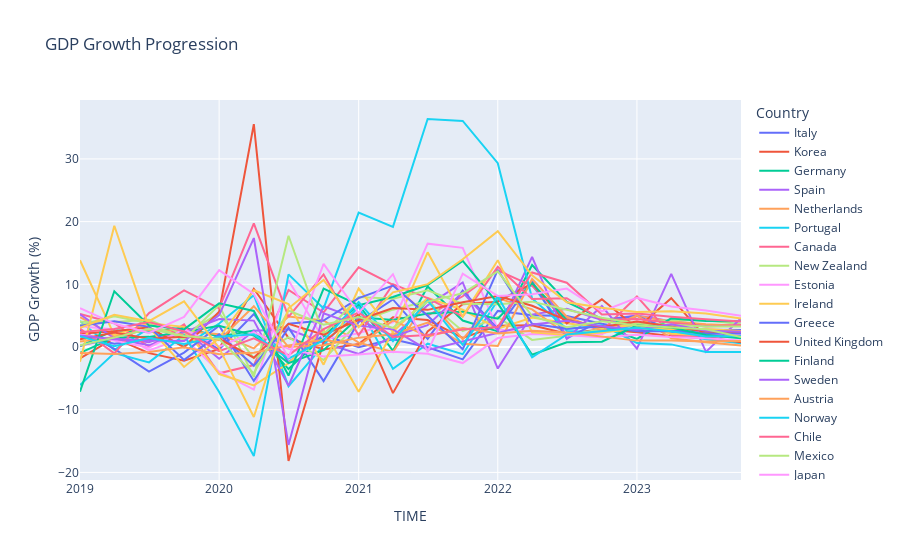

This figure's notebook cell:
### Markdown cell above
Removing empty "Flag Codes" and "Flags" columns and changed "TIME" column to datetime data type. The "TIME" column will be used to show the time progression of GDP growth in each country and understand its impact from COVID-19 pandemic.

### Code cell
px.line(gdp_growth_df, x='TIME', y='Value', color='Country', labels={'Value':'GDP Growth (%)'}, title='GDP Growth Progression')

### Figure 1 — Plotly figure (JSON) as saved in the notebook; plotly's stock layout.template omitted (floating-point values rounded to 4 significant figures)
{"data": [{"hovertemplate": "Country=Italy<br>TIME=%{x}<br>GDP Growth (%)=%{y}<extra></extra>", "legendgroup": "Italy", "line": {"color": "#636efa", "dash": "solid"}, "marker": {"symbol": "circle"}, "mode": "lines", "name": "Italy", "orientation": "v", "showlegend": true, "type": "scatter", "x": ["2019-01-01T00:00:00", "2019-04-01T00:00:00", "2019-07-01T00:00:00", "2019-10-01T00:00:00", "2020-01-01T00:00:00", "2020-04-01T00:00:00", "2020-07-01T00:00:00", "2020-10-01T00:00:00", "2021-01-01T00:00:00", "2021-04-01T00:00:00", "2021-07-01T00:00:00", "2021-10-01T00:00:00", "2022-01-01T00:00:00", "2022-04-01T00:00:00", "2022-07-01T00:00:00", "2022-10-01T00:00:00", "2023-01-01T00:00:00", "2023-04-01T00:00:00", "2023-07-01T00:00:00", "2023-10-01T00:00:00"], "xaxis": "x", "y": [1.715, 0.5074, 1.196, 2.832, -0.3879, 5.271, -2.433, 1.921, -0.03955, 1.236, -0.04561, -1.964, 5.76, 5.055, 4.934, 3.698, 2.688, 2.542, 2.735, 2.734], "yaxis": "y"}, {"hovertemplate": "Country=Korea<br>TIME=%{x}<br>GDP Growth (%)=%{y}<extra></extra>", "legendgroup": "Korea", "line": {"color": "#EF553B", "dash": "solid"}, "marker": {"symbol": "circle"}, "mode": "lines", "name": "Korea", "orientation": "v", "showlegend": true, "type": "scatter", "x": ["2019-01-01T00:00:00", "2019-04-01T00:00:00", "2019-07-01T00:00:00", "2019-10-01T00:00:00", "2020-01-01T00:00:00", "2020-04-01T00:00:00", "2020-07-01T00:00:00", "2020-10-01T00:00:00", "2021-01-01T00:00:00", "2021-04-01T00:00:00", "2021-07-01T00:00:00", "2021-10-01T00:00:00", "2022-01-01T00:00:00", "2022-04-01T00:00:00", "2022-07-01T00:00:00", "2022-10-01T00:00:00", "2023-01-01T00:00:00", "2023-04-01T00:00:00", "2023-07-01T00:00:00", "2023-10-01T00:00:00"], "xaxis": "x", "y": [-1.816, 1.416, -0.9799, -2.175, -0.2899, 9.292, 1.465, -0.4066, 0.467, 4.748, 4.304, 1.461, 3.378, 3.476, 2.12, 2.826, 2.357, 1.771, 1.387, 2.442], "yaxis": "y"}, {"hovertemplate": "Country=Germany<br>TIME=%{x}<br>GDP Growth (%)=%{y}<extra></extra>", "legendgroup": "Germany", "line": {"color": "#00cc96", "dash": "solid"}, "marker": {"symbol": "circle"}, "mode": "lines", "name": "Germany", "orientation": "v", "showlegend": true, "type": "scatter", "x": ["2019-01-01T00:00:00", "2019-04-01T00:00:00", "2019-07-01T00:00:00", "2019-10-01T00:00:00", "2020-01-01T00:00:00", "2020-04-01T00:00:00", "2020-07-01T00:00:00", "2020-10-01T00:00:00", "2021-01-01T00:00:00", "2021-04-01T00:00:00", "2021-07-01T00:00:00", "2021-10-01T00:00:00", "2022-01-01T00:00:00", "2022-04-01T00:00:00", "2022-07-01T00:00:00", "2022-10-01T00:00:00", "2023-01-01T00:00:00", "2023-04-01T00:00:00", "2023-07-01T00:00:00", "2023-10-01T00:00:00"], "xaxis": "x", "y": [0.126, 2.683, 2.375, 3.084, 1.669, 2.624, -3.521, 1.725, 6.741, -0.6038, 9.65, 4.229, 2.494, 13.08, 7.185, 4.488, 3.599, 3.019, 2.553, 2.289], "yaxis": "y"}, {"hovertemplate": "Country=Spain<br>TIME=%{x}<br>GDP Growth (%)=%{y}<extra></extra>", "legendgroup": "Spain", "line": {"color": "#ab63fa", "dash": "solid"}, "marker": {"symbol": "circle"}, "mode": "lines", "name": "Spain", "orientation": "v", "showlegend": true, "type": "scatter", "x": ["2019-01-01T00:00:00", "2019-04-01T00:00:00", "2019-07-01T00:00:00", "2019-10-01T00:00:00", "2020-01-01T00:00:00", "2020-04-01T00:00:00", "2020-07-01T00:00:00", "2020-10-01T00:00:00", "2021-01-01T00:00:00", "2021-04-01T00:00:00", "2021-07-01T00:00:00", "2021-10-01T00:00:00", "2022-01-01T00:00:00", "2022-04-01T00:00:00", "2022-07-01T00:00:00", "2022-10-01T00:00:00", "2023-01-01T00:00:00", "2023-04-01T00:00:00", "2023-07-01T00:00:00", "2023-10-01T00:00:00"], "xaxis": "x", "y": [0.2093, 1.45, 0.7598, 2.768, -1.87, 2.608, 2.836, 0.6742, -1.108, 1.7, 6.645, 10.3, -3.43, 5.176, 6.083, 4.317, 5.009, 4.109, 3.529, 3.351], "yaxis": "y"}, {"hovertemplate": "Country=Netherlands<br>TIME=%{x}<br>GDP Growth (%)=%{y}<extra></extra>", "legendgroup": "Netherlands", "line": {"color": "#FFA15A", "dash": "solid"}, "marker": {"symbol": "circle"}, "mode": "lines", "name": "Netherlands", "orientation": "v", "showlegend": true, "type": "scatter", "x": ["2019-01-01T00:00:00", "2019-04-01T00:00:00", "2019-07-01T00:00:00", "2019-10-01T00:00:00", "2020-01-01T00:00:00", "2020-04-01T00:00:00", "2020-07-01T00:00:00", "2020-10-01T00:00:00", "2021-01-01T00:00:00", "2021-04-01T00:00:00", "2021-07-01T00:00:00", "2021-10-01T00:00:00", "2022-01-01T00:00:00", "2022-04-01T00:00:00", "2022-07-01T00:00:00", "2022-10-01T00:00:00", "2023-01-01T00:00:00", "2023-04-01T00:00:00", "2023-07-01T00:00:00", "2023-10-01T00:00:00"], "xaxis": "x", "y": [4.766, 1.818, 2.77, 2.567, 2.039, -0.2141, 4.856, 4.237, 0.704, -0.8028, 7.585, 1.243, 7.792, 5.998, 2.037, 2.134, 4.929, 4.054, 3.644, 3.383], "yaxis": "y"}, {"hovertemplate": "Country=Portugal<br>TIME=%{x}<br>GDP Growth (%)=%{y}<extra></extra>", "legendgroup": "Portugal", "line": {"color": "#19d3f3", "dash": "solid"}, "marker": {"symbol": "circle"}, "mode": "lines", "name": "Portugal", "orientation": "v", "showlegend": true, "type": "scatter", "x": ["2019-01-01T00:00:00", "2019-04-01T00:00:00", "2019-07-01T00:00:00", "2019-10-01T00:00:00", "2020-01-01T00:00:00", "2020-04-01T00:00:00", "2020-07-01T00:00:00", "2020-10-01T00:00:00", "2021-01-01T00:00:00", "2021-04-01T00:00:00", "2021-07-01T00:00:00", "2021-10-01T00:00:00", "2022-01-01T00:00:00", "2022-04-01T00:00:00", "2022-07-01T00:00:00", "2022-10-01T00:00:00", "2023-01-01T00:00:00", "2023-04-01T00:00:00", "2023-07-01T00:00:00", "2023-10-01T00:00:00"], "xaxis": "x", "y": [4.147, -0.4573, 2.974, 0.06239, 3.742, 8.272, -6.252, 0.3136, 6.456, -3.489, 0.5306, -1.141, 7.47, 9.889, 2.54, 2.295, 3.677, 2.273, 1.251, 0.5808], "yaxis": "y"}, {"hovertemplate": "Country=Canada<br>TIME=%{x}<br>GDP Growth (%)=%{y}<extra></extra>", "legendgroup": "Canada", "line": {"color": "#FF6692", "dash": "solid"}, "marker": {"symbol": "circle"}, "mode": "lines", "name": "Canada", "orientation": "v", "showlegend": true, "type": "scatter", "x": ["2019-01-01T00:00:00", "2019-04-01T00:00:00", "2019-07-01T00:00:00", "2019-10-01T00:00:00", "2020-01-01T00:00:00", "2020-04-01T00:00:00", "2020-07-01T00:00:00", "2020-10-01T00:00:00", "2021-01-01T00:00:00", "2021-04-01T00:00:00", "2021-07-01T00:00:00", "2021-10-01T00:00:00", "2022-01-01T00:00:00", "2022-04-01T00:00:00", "2022-07-01T00:00:00", "2022-10-01T00:00:00", "2023-01-01T00:00:00", "2023-04-01T00:00:00", "2023-07-01T00:00:00", "2023-10-01T00:00:00"], "xaxis": "x", "y": [5.285, 3.789, 0.01684, 3.616, -4.188, -2.882, 9.099, 5.509, 12.7, 9.916, 5.003, 8.095, 12.23, 9.776, 4.577, 2.566, 8.065, 1.914, 1.652, 1.624], "yaxis": "y"}, {"hovertemplate": "Country=New Zealand<br>TIME=%{x}<br>GDP Growth (%)=%{y}<extra></extra>", "legendgroup": "New Zealand", "line": {"color": "#B6E880", "dash": "solid"}, "marker": {"symbol": "circle"}, "mode": "lines", "name": "New Zealand", "orientation": "v", "showlegend": true, "type": "scatter", "x": ["2019-01-01T00:00:00", "2019-04-01T00:00:00", "2019-07-01T00:00:00", "2019-10-01T00:00:00", "2020-01-01T00:00:00", "2020-04-01T00:00:00", "2020-07-01T00:00:00", "2020-10-01T00:00:00", "2021-01-01T00:00:00", "2021-04-01T00:00:00", "2021-07-01T00:00:00", "2021-10-01T00:00:00", "2022-01-01T00:00:00", "2022-04-01T00:00:00", "2022-07-01T00:00:00", "2022-10-01T00:00:00", "2023-01-01T00:00:00", "2023-04-01T00:00:00", "2023-07-01T00:00:00", "2023-10-01T00:00:00"], "xaxis": "x", "y": [4.011, 3.993, 4.353, 1.993, 5.375, -1.786, 1.564, -2.078, 4.034, 5.955, 7.318, 2.529, 4.749, 1.138, 1.792, 2.887, 3.938, 4.268, 4.277, 3.625], "yaxis": "y"}, {"hovertemplate": "Country=Estonia<br>TIME=%{x}<br>GDP Growth (%)=%{y}<extra></extra>", "legendgroup": "Estonia", "line": {"color": "#FF97FF", "dash": "solid"}, "marker": {"symbol": "circle"}, "mode": "lines", "name": "Estonia", "orientation": "v", "showlegend": true, "type": "scatter", "x": ["2019-01-01T00:00:00", "2019-04-01T00:00:00", "2019-07-01T00:00:00", "2019-10-01T00:00:00", "2020-01-01T00:00:00", "2020-04-01T00:00:00", "2020-07-01T00:00:00", "2020-10-01T00:00:00", "2021-01-01T00:00:00", "2021-04-01T00:00:00", "2021-07-01T00:00:00", "2021-10-01T00:00:00", "2022-01-01T00:00:00", "2022-04-01T00:00:00", "2022-07-01T00:00:00", "2022-10-01T00:00:00", "2023-01-01T00:00:00", "2023-04-01T00:00:00", "2023-07-01T00:00:00", "2023-10-01T00:00:00"], "xaxis": "x", "y": [3.32, 2.802, -0.5444, 1.461, -3.945, -6.789, 10.65, 1.214, 2.195, 3.963, 16.48, 15.82, 2.768, 2.389, 2.081, 2.072, 4.099, 3.059, 1.976, 1.985], "yaxis": "y"}, {"hovertemplate": "Country=Ireland<br>TIME=%{x}<br>GDP Growth (%)=%{y}<extra></extra>", "legendgroup": "Ireland", "line": {"color": "#FECB52", "dash": "solid"}, "marker": {"symbol": "circle"}, "mode": "lines", "name": "Ireland", "orientation": "v", "showlegend": true, "type": "scatter", "x": ["2019-01-01T00:00:00", "2019-04-01T00:00:00", "2019-07-01T00:00:00", "2019-10-01T00:00:00", "2020-01-01T00:00:00", "2020-04-01T00:00:00", "2020-07-01T00:00:00", "2020-10-01T00:00:00", "2021-01-01T00:00:00", "2021-04-01T00:00:00", "2021-07-01T00:00:00", "2021-10-01T00:00:00", "2022-01-01T00:00:00", "2022-04-01T00:00:00", "2022-07-01T00:00:00", "2022-10-01T00:00:00", "2023-01-01T00:00:00", "2023-04-01T00:00:00", "2023-07-01T00:00:00", "2023-10-01T00:00:00"], "xaxis": "x", "y": [13.84, 1.867, 3.777, 3.214, -4.308, -6.115, -2.59, 2.743, -7.146, 2.41, 7.826, 5.939, 2.934, 4.689, 3.8, 3.09, 3.522, 2.133, 1.881, 1.504], "yaxis": "y"}, {"hovertemplate": "Country=Greece<br>TIME=%{x}<br>GDP Growth (%)=%{y}<extra></extra>", "legendgroup": "Greece", "line": {"color": "#636efa", "dash": "solid"}, "marker": {"symbol": "circle"}, "mode": "lines", "name": "Greece", "orientation": "v", "showlegend": true, "type": "scatter", "x": ["2019-01-01T00:00:00", "2019-04-01T00:00:00", "2019-07-01T00:00:00", "2019-10-01T00:00:00", "2020-01-01T00:00:00", "2020-04-01T00:00:00", "2020-07-01T00:00:00", "2020-10-01T00:00:00", "2021-01-01T00:00:00", "2021-04-01T00:00:00", "2021-07-01T00:00:00", "2021-10-01T00:00:00", "2022-01-01T00:00:00", "2022-04-01T00:00:00", "2022-07-01T00:00:00", "2022-10-01T00:00:00", "2023-01-01T00:00:00", "2023-04-01T00:00:00", "2023-07-01T00:00:00", "2023-10-01T00:00:00"], "xaxis": "x", "y": [2.717, -0.2953, -3.931, -0.8914, 3.411, -5.408, 3.081, -5.423, 4.024, 7.588, 1.311, 8.996, 2.883, 10.53, 1.37, 4.287, 4.961, 2.727, 2.189, 2.2], "yaxis": "y"}, {"hovertemplate": "Country=United Kingdom<br>TIME=%{x}<br>GDP Growth (%)=%{y}<extra></extra>", "legendgroup": "United Kingdom", "line": {"color": "#EF553B", "dash": "solid"}, "marker": {"symbol": "circle"}, "mode": "lines", "name": "United Kingdom", "orientation": "v", "showlegend": true, "type": "scatter", "x": ["2019-01-01T00:00:00", "2019-04-01T00:00:00", "2019-07-01T00:00:00", "2019-10-01T00:00:00", "2020-01-01T00:00:00", "2020-04-01T00:00:00", "2020-07-01T00:00:00", "2020-10-01T00:00:00", "2021-01-01T00:00:00", "2021-04-01T00:00:00", "2021-07-01T00:00:00", "2021-10-01T00:00:00", "2022-01-01T00:00:00", "2022-04-01T00:00:00", "2022-07-01T00:00:00", "2022-10-01T00:00:00", "2023-01-01T00:00:00", "2023-04-01T00:00:00", "2023-07-01T00:00:00", "2023-10-01T00:00:00"], "xaxis": "x", "y": [2.126, 2.523, 3.147, -0.04619, 5.626, 35.55, -18.18, 0.7915, 5.255, -7.355, 2.499, 6.821, 7.234, 10.14, 3.778, 7.606, 2.982, 7.796, 1.551, 0.7675], "yaxis": "y"}, {"hovertemplate": "Country=Finland<br>TIME=%{x}<br>GDP Growth (%)=%{y}<extra></extra>", "legendgroup": "Finland", "line": {"color": "#00cc96", "dash": "solid"}, "marker": {"symbol": "circle"}, "mode": "lines", "name": "Finland", "orientation": "v", "showlegend": true, "type": "scatter", "x": ["2019-01-01T00:00:00", "2019-04-01T00:00:00", "2019-07-01T00:00:00", "2019-10-01T00:00:00", "2020-01-01T00:00:00", "2020-04-01T00:00:00", "2020-07-01T00:00:00", "2020-10-01T00:00:00", "2021-01-01T00:00:00", "2021-04-01T00:00:00", "2021-07-01T00:00:00", "2021-10-01T00:00:00", "2022-01-01T00:00:00", "2022-04-01T00:00:00", "2022-07-01T00:00:00", "2022-10-01T00:00:00", "2023-01-01T00:00:00", "2023-04-01T00:00:00", "2023-07-01T00:00:00", "2023-10-01T00:00:00"], "xaxis": "x", "y": [-0.9275, 1.491, 1.618, 2.415, 3.38, 1.845, -2.578, -0.5102, 4.758, 4.299, 5.36, 5.643, 4.53, 10.19, 4.279, 3.296, 1.303, 4.568, 4.141, 4.126], "yaxis": "y"}, {"hovertemplate": "Country=Sweden<br>TIME=%{x}<br>GDP Growth (%)=%{y}<extra></extra>", "legendgroup": "Sweden", "line": {"color": "#ab63fa", "dash": "solid"}, "marker": {"symbol": "circle"}, "mode": "lines", "name": "Sweden", "orientation": "v", "showlegend": true, "type": "scatter", "x": ["2019-01-01T00:00:00", "2019-04-01T00:00:00", "2019-07-01T00:00:00", "2019-10-01T00:00:00", "2020-01-01T00:00:00", "2020-04-01T00:00:00", "2020-07-01T00:00:00", "2020-10-01T00:00:00", "2021-01-01T00:00:00", "2021-04-01T00:00:00", "2021-07-01T00:00:00", "2021-10-01T00:00:00", "2022-01-01T00:00:00", "2022-04-01T00:00:00", "2022-07-01T00:00:00", "2022-10-01T00:00:00", "2023-01-01T00:00:00", "2023-04-01T00:00:00", "2023-07-01T00:00:00", "2023-10-01T00:00:00"], "xaxis": "x", "y": [5.215, 1.387, 0.2688, 2.359, 4.478, 4.21, -6.174, 6.496, 4.405, 1.703, 3.48, 8.718, 2.636, 14.39, 1.324, 6.529, -0.2709, 11.66, -0.7768, 4.578], "yaxis": "y"}, {"hovertemplate": "Country=Austria<br>TIME=%{x}<br>GDP Growth (%)=%{y}<extra></extra>", "legendgroup": "Austria", "line": {"color": "#FFA15A", "dash": "solid"}, "marker": {"symbol": "circle"}, "mode": "lines", "name": "Austria", "orientation": "v", "showlegend": true, "type": "scatter", "x": ["2019-01-01T00:00:00", "2019-04-01T00:00:00", "2019-07-01T00:00:00", "2019-10-01T00:00:00", "2020-01-01T00:00:00", "2020-04-01T00:00:00", "2020-07-01T00:00:00", "2020-10-01T00:00:00", "2021-01-01T00:00:00", "2021-04-01T00:00:00", "2021-07-01T00:00:00", "2021-10-01T00:00:00", "2022-01-01T00:00:00", "2022-04-01T00:00:00", "2022-07-01T00:00:00", "2022-10-01T00:00:00", "2023-01-01T00:00:00", "2023-04-01T00:00:00", "2023-07-01T00:00:00", "2023-10-01T00:00:00"], "xaxis": "x", "y": [0.8906, 1.55, 2.878, 1.914, 1.091, 6.514, -0.01112, 0.2708, 1.496, 2.026, 3.89, 0.5028, 0.1604, 10.84, 4.839, 2.621, 5.059, 1.401, 0.7653, 0.2608], "yaxis": "y"}, {"hovertemplate": "Country=Norway<br>TIME=%{x}<br>GDP Growth (%)=%{y}<extra></extra>", "legendgroup": "Norway", "line": {"color": "#19d3f3", "dash": "solid"}, "marker": {"symbol": "circle"}, "mode": "lines", "name": "Norway", "orientation": "v", "showlegend": true, "type": "scatter", "x": ["2019-01-01T00:00:00", "2019-04-01T00:00:00", "2019-07-01T00:00:00", "2019-10-01T00:00:00", "2020-01-01T00:00:00", "2020-04-01T00:00:00", "2020-07-01T00:00:00", "2020-10-01T00:00:00", "2021-01-01T00:00:00", "2021-04-01T00:00:00", "2021-07-01T00:00:00", "2021-10-01T00:00:00", "2022-01-01T00:00:00", "2022-04-01T00:00:00", "2022-07-01T00:00:00", "2022-10-01T00:00:00", "2023-01-01T00:00:00", "2023-04-01T00:00:00", "2023-07-01T00:00:00", "2023-10-01T00:00:00"], "xaxis": "x", "y": [-6.066, -0.9531, -2.452, 1.878, -7.182, -17.39, 11.59, 6.162, 21.44, 19.16, 36.37, 36.05, 29.32, 7.726, 2.887, 3.483, 0.6266, 0.42, -0.788, -0.8071], "yaxis": "y"}, {"hovertemplate": "Country=Chile<br>TIME=%{x}<br>GDP Growth (%)=%{y}<extra></extra>", "legendgroup": "Chile", "line": {"color": "#FF6692", "dash": "solid"}, "marker": {"symbol": "circle"}, "mode": "lines", "name": "Chile", "orientation": "v", "showlegend": true, "type": "scatter", "x": ["2019-01-01T00:00:00", "2019-04-01T00:00:00", "2019-07-01T00:00:00", "2019-10-01T00:00:00", "2020-01-01T00:00:00", "2020-04-01T00:00:00", "2020-07-01T00:00:00", "2020-10-01T00:00:00", "2021-01-01T00:00:00", "2021-04-01T00:00:00", "2021-07-01T00:00:00", "2021-10-01T00:00:00", "2022-01-01T00:00:00", "2022-04-01T00:00:00", "2022-07-01T00:00:00", "2022-10-01T00:00:00", "2023-01-01T00:00:00", "2023-04-01T00:00:00", "2023-07-01T00:00:00", "2023-10-01T00:00:00"], "xaxis": "x", "y": [2.933, -1.017, 5.417, 9.031, 6.15, 19.73, 4.796, 11.58, 1.853, 10.03, 7.801, 4.882, 12.79, 7.646, 7.778, 4.343, 4.481, 3.933, 3.283, 3.522], "yaxis": "y"}, {"hovertemplate": "Country=Mexico<br>TIME=%{x}<br>GDP Growth (%)=%{y}<extra></extra>", "legendgroup": "Mexico", "line": {"color": "#B6E880", "dash": "solid"}, "marker": {"symbol": "circle"}, "mode": "lines", "name": "Mexico", "orientation": "v", "showlegend": true, "type": "scatter", "x": ["2019-01-01T00:00:00", "2019-04-01T00:00:00", "2019-07-01T00:00:00", "2019-10-01T00:00:00", "2020-01-01T00:00:00", "2020-04-01T00:00:00", "2020-07-01T00:00:00", "2020-10-01T00:00:00", "2021-01-01T00:00:00", "2021-04-01T00:00:00", "2021-07-01T00:00:00", "2021-10-01T00:00:00", "2022-01-01T00:00:00", "2022-04-01T00:00:00", "2022-07-01T00:00:00", "2022-10-01T00:00:00", "2023-01-01T00:00:00", "2023-04-01T00:00:00", "2023-07-01T00:00:00", "2023-10-01T00:00:00"], "xaxis": "x", "y": [3.5, 4.916, 3.794, 1.205, 6.679, -4.799, 17.75, 2.011, 7.966, 7.685, 9.045, 6.92, 6.841, 7.236, 5.958, 4.665, 3.713, 3.561, 3.275, 3.286], "yaxis": "y"}, {"hovertemplate": "Country=Japan<br>TIME=%{x}<br>GDP Growth (%)=%{y}<extra></extra>", "legendgroup": "Japan", "line": {"color": "#FF97FF", "dash": "solid"}, "marker": {"symbol": "circle"}, "mode": "lines", "name": "Japan", "orientation": "v", "showlegend": true, "type": "scatter", "x": ["2019-01-01T00:00:00", "2019-04-01T00:00:00", "2019-07-01T00:00:00", "2019-10-01T00:00:00", "2020-01-01T00:00:00", "2020-04-01T00:00:00", "2020-07-01T00:00:00", "2020-10-01T00:00:00", "2021-01-01T00:00:00", "2021-04-01T00:00:00", "2021-07-01T00:00:00", "2021-10-01T00:00:00", "2022-01-01T00:00:00", "2022-04-01T00:00:00", "2022-07-01T00:00:00", "2022-10-01T00:00:00", "2023-01-01T00:00:00", "2023-04-01T00:00:00", "2023-07-01T00:00:00", "2023-10-01T00:00:00"], "xaxis": "x", "y": [2.0, 1.049, -0.0986, 2.864, 0.05395, 2.363, -0.2963, -1.527, -1.184, -0.7472, -1.063, -2.559, 1.425, 2.09, 1.887, 1.577, 1.958, 1.596, 1.38, 1.041], "yaxis": "y"}, {"hovertemplate": "Country=Iceland<br>TIME=%{x}<br>GDP Growth (%)=%{y}<extra></extra>", "legendgroup": "Iceland", "line": {"color": "#FECB52", "dash": "solid"}, "marker": {"symbol": "circle"}, "mode": "lines", "name": "Iceland", "orientation": "v", "showlegend": true, "type": "scatter", "x": ["2019-01-01T00:00:00", "2019-04-01T00:00:00", "2019-07-01T00:00:00", "2019-10-01T00:00:00", "2020-01-01T00:00:00", "2020-04-01T00:00:00", "2020-07-01T00:00:00", "2020-10-01T00:00:00", "2021-01-01T00:00:00", "2021-04-01T00:00:00", "2021-07-01T00:00:00", "2021-10-01T00:00:00", "2022-01-01T00:00:00", "2022-04-01T00:00:00", "2022-07-01T00:00:00", "2022-10-01T00:00:00", "2023-01-01T00:00:00", "2023-04-01T00:00:00", "2023-07-01T00:00:00", "2023-10-01T00:00:00"], "xaxis": "x", "y": [-2.333, 19.35, 3.173, -3.184, 1.425, 9.056, 6.867, -2.82, 9.33, 2.393, 15.11, 4.882, 13.85, 2.335, 1.917, 2.306, 2.897, 2.825, 2.868, 2.554], "yaxis": "y"}, {"hovertemplate": "Country=Australia<br>TIME=%{x}<br>GDP Growth (%)=%{y}<extra></extra>", "legendgroup": "Australia", "line": {"color": "#636efa", "dash": "solid"}, "marker": {"symbol": "circle"}, "mode": "lines", "name": "Australia", "orientation": "v", "showlegend": true, "type": "scatter", "x": ["2019-01-01T00:00:00", "2019-04-01T00:00:00", "2019-07-01T00:00:00", "2019-10-01T00:00:00", "2020-01-01T00:00:00", "2020-04-01T00:00:00", "2020-07-01T00:00:00", "2020-10-01T00:00:00", "2021-01-01T00:00:00", "2021-04-01T00:00:00", "2021-07-01T00:00:00", "2021-10-01T00:00:00", "2022-01-01T00:00:00", "2022-04-01T00:00:00", "2022-07-01T00:00:00", "2022-10-01T00:00:00", "2023-01-01T00:00:00", "2023-04-01T00:00:00", "2023-07-01T00:00:00", "2023-10-01T00:00:00"], "xaxis": "x", "y": [3.378, 4.099, 3.216, -2.05, 2.023, -2.98, 3.719, 4.214, 7.792, 9.798, 4.987, -0.365, 12.29, 3.707, 2.917, 3.284, 2.505, 2.505, 2.102, 2.197], "yaxis": "y"}, {"hovertemplate": "Country=United States<br>TIME=%{x}<br>GDP Growth (%)=%{y}<extra></extra>", "legendgroup": "United States", "line": {"color": "#EF553B", "dash": "solid"}, "marker": {"symbol": "circle"}, "mode": "lines", "name": "United States", "orientation": "v", "showlegend": true, "type": "scatter", "x": ["2019-01-01T00:00:00", "2019-04-01T00:00:00", "2019-07-01T00:00:00", "2019-10-01T00:00:00", "2020-01-01T00:00:00", "2020-04-01T00:00:00", "2020-07-01T00:00:00", "2020-10-01T00:00:00", "2021-01-01T00:00:00", "2021-04-01T00:00:00", "2021-07-01T00:00:00", "2021-10-01T00:00:00", "2022-01-01T00:00:00", "2022-04-01T00:00:00", "2022-07-01T00:00:00", "2022-10-01T00:00:00", "2023-01-01T00:00:00", "2023-04-01T00:00:00", "2023-07-01T00:00:00", "2023-10-01T00:00:00"], "xaxis": "x", "y": [1.225, 2.309, 1.309, 1.65, 1.309, -1.708, 3.699, 1.947, 4.308, 6.232, 5.926, 7.143, 8.143, 6.586, 4.252, 3.189, 4.078, 3.281, 2.477, 2.425], "yaxis": "y"}, {"hovertemplate": "Country=Luxembourg<br>TIME=%{x}<br>GDP Growth (%)=%{y}<extra></extra>", "legendgroup": "Luxembourg", "line": {"color": "#00cc96", "dash": "solid"}, "marker": {"symbol": "circle"}, "mode": "lines", "name": "Luxembourg", "orientation": "v", "showlegend": true, "type": "scatter", "x": ["2019-01-01T00:00:00", "2019-04-01T00:00:00", "2019-07-01T00:00:00", "2019-10-01T00:00:00", "2020-01-01T00:00:00", "2020-04-01T00:00:00", "2020-07-01T00:00:00", "2020-10-01T00:00:00", "2021-01-01T00:00:00", "2021-04-01T00:00:00", "2021-07-01T00:00:00", "2021-10-01T00:00:00", "2022-01-01T00:00:00", "2022-04-01T00:00:00", "2022-07-01T00:00:00", "2022-10-01T00:00:00", "2023-01-01T00:00:00", "2023-04-01T00:00:00", "2023-07-01T00:00:00", "2023-10-01T00:00:00"], "xaxis": "x", "y": [-7.124, 8.886, 3.438, 2.808, 6.96, 5.759, -4.556, 9.309, 6.672, 7.985, 9.886, 13.73, 6.964, -1.238, 0.7624, 0.8374, 3.42, 3.123, 1.901, 1.416], "yaxis": "y"}, {"hovertemplate": "Country=France<br>TIME=%{x}<br>GDP Growth (%)=%{y}<extra></extra>", "legendgroup": "France", "line": {"color": "#ab63fa", "dash": "solid"}, "marker": {"symbol": "circle"}, "mode": "lines", "name": "France", "orientation": "v", "showlegend": true, "type": "scatter", "x": ["2019-01-01T00:00:00", "2019-04-01T00:00:00", "2019-07-01T00:00:00", "2019-10-01T00:00:00", "2020-01-01T00:00:00", "2020-04-01T00:00:00", "2020-07-01T00:00:00", "2020-10-01T00:00:00", "2021-01-01T00:00:00", "2021-04-01T00:00:00", "2021-07-01T00:00:00", "2021-10-01T00:00:00", "2022-01-01T00:00:00", "2022-04-01T00:00:00", "2022-07-01T00:00:00", "2022-10-01T00:00:00", "2023-01-01T00:00:00", "2023-04-01T00:00:00", "2023-07-01T00:00:00", "2023-10-01T00:00:00"], "xaxis": "x", "y": [1.826, 1.258, 1.056, 0.9605, 5.094, 17.38, -15.62, 5.387, 3.412, 2.818, -0.4603, 0.9122, 2.248, 3.587, 4.177, 3.303, 2.76, 3.645, 2.586, 2.419], "yaxis": "y"}, {"hovertemplate": "Country=Switzerland<br>TIME=%{x}<br>GDP Growth (%)=%{y}<extra></extra>", "legendgroup": "Switzerland", "line": {"color": "#FFA15A", "dash": "solid"}, "marker": {"symbol": "circle"}, "mode": "lines", "name": "Switzerland", "orientation": "v", "showlegend": true, "type": "scatter", "x": ["2019-01-01T00:00:00", "2019-04-01T00:00:00", "2019-07-01T00:00:00", "2019-10-01T00:00:00", "2020-01-01T00:00:00", "2020-04-01T00:00:00", "2020-07-01T00:00:00", "2020-10-01T00:00:00", "2021-01-01T00:00:00", "2021-04-01T00:00:00", "2021-07-01T00:00:00", "2021-10-01T00:00:00", "2022-01-01T00:00:00", "2022-04-01T00:00:00", "2022-07-01T00:00:00", "2022-10-01T00:00:00", "2023-01-01T00:00:00", "2023-04-01T00:00:00", "2023-07-01T00:00:00", "2023-10-01T00:00:00"], "xaxis": "x", "y": [-0.9436, -1.098, -0.803, -0.05034, -1.147, -0.9308, 0.2353, 1.164, 0.2117, 4.254, 1.67, 3.02, 2.167, 2.607, 2.319, 1.623, 1.021, 1.021, 0.8976, 0.9725], "yaxis": "y"}, {"hovertemplate": "Country=Israel<br>TIME=%{x}<br>GDP Growth (%)=%{y}<extra></extra>", "legendgroup": "Israel", "line": {"color": "#19d3f3", "dash": "solid"}, "marker": {"symbol": "circle"}, "mode": "lines", "name": "Israel", "orientation": "v", "showlegend": true, "type": "scatter", "x": ["2019-01-01T00:00:00", "2019-04-01T00:00:00", "2019-07-01T00:00:00", "2019-10-01T00:00:00", "2020-01-01T00:00:00", "2020-04-01T00:00:00", "2020-07-01T00:00:00", "2020-10-01T00:00:00", "2021-01-01T00:00:00", "2021-04-01T00:00:00", "2021-07-01T00:00:00", "2021-10-01T00:00:00", "2022-01-01T00:00:00", "2022-04-01T00:00:00", "2022-07-01T00:00:00", "2022-10-01T00:00:00", "2023-01-01T00:00:00", "2023-04-01T00:00:00", "2023-07-01T00:00:00", "2023-10-01T00:00:00"], "xaxis": "x", "y": [1.709, 0.1405, 1.435, 0.4912, 1.657, 2.019, -1.855, 1.099, 7.169, 0.9388, 7.457, 0.3383, 8.063, -1.645, 2.014, 2.503, 3.062, 2.512, 1.684, 1.749], "yaxis": "y"}, {"hovertemplate": "Country=Slovenia<br>TIME=%{x}<br>GDP Growth (%)=%{y}<extra></extra>", "legendgroup": "Slovenia", "line": {"color": "#FF6692", "dash": "solid"}, "marker": {"symbol": "circle"}, "mode": "lines", "name": "Slovenia", "orientation": "v", "showlegend": true, "type": "scatter", "x": ["2019-01-01T00:00:00", "2019-04-01T00:00:00", "2019-07-01T00:00:00", "2019-10-01T00:00:00", "2020-01-01T00:00:00", "2020-04-01T00:00:00", "2020-07-01T00:00:00", "2020-10-01T00:00:00", "2021-01-01T00:00:00", "2021-04-01T00:00:00", "2021-07-01T00:00:00", "2021-10-01T00:00:00", "2022-01-01T00:00:00", "2022-04-01T00:00:00", "2022-07-01T00:00:00", "2022-10-01T00:00:00", "2023-01-01T00:00:00", "2023-04-01T00:00:00", "2023-07-01T00:00:00", "2023-10-01T00:00:00"], "xaxis": "x", "y": [2.339, 2.872, 3.977, 2.485, -0.6536, 1.389, -1.309, 2.854, 5.518, 1.61, 1.929, 2.787, 3.173, 11.88, 10.25, 5.203, 5.364, 4.841, 4.433, 4.077], "yaxis": "y"}, {"hovertemplate": "Country=Belgium<br>TIME=%{x}<br>GDP Growth (%)=%{y}<extra></extra>", "legendgroup": "Belgium", "line": {"color": "#B6E880", "dash": "solid"}, "marker": {"symbol": "circle"}, "mode": "lines", "name": "Belgium", "orientation": "v", "showlegend": true, "type": "scatter", "x": ["2019-01-01T00:00:00", "2019-04-01T00:00:00", "2019-07-01T00:00:00", "2019-10-01T00:00:00", "2020-01-01T00:00:00", "2020-04-01T00:00:00", "2020-07-01T00:00:00", "2020-10-01T00:00:00", "2021-01-01T00:00:00", "2021-04-01T00:00:00", "2021-07-01T00:00:00", "2021-10-01T00:00:00", "2022-01-01T00:00:00", "2022-04-01T00:00:00", "2022-07-01T00:00:00", "2022-10-01T00:00:00", "2023-01-01T00:00:00", "2023-04-01T00:00:00", "2023-07-01T00:00:00", "2023-10-01T00:00:00"], "xaxis": "x", "y": [0.2649, 1.498, 2.902, 1.771, 1.274, -4.199, 5.814, 3.573, 4.793, 3.055, 7.24, 8.578, 12.05, 4.946, 3.17, 4.089, 3.419, 3.136, 2.84, 1.608], "yaxis": "y"}, {"hovertemplate": "Country=Hungary<br>TIME=%{x}<br>GDP Growth (%)=%{y}<extra></extra>", "legendgroup": "Hungary", "line": {"color": "#FF97FF", "dash": "solid"}, "marker": {"symbol": "circle"}, "mode": "lines", "name": "Hungary", "orientation": "v", "showlegend": true, "type": "scatter", "x": ["2019-01-01T00:00:00", "2019-04-01T00:00:00", "2019-07-01T00:00:00", "2019-10-01T00:00:00", "2020-01-01T00:00:00", "2020-04-01T00:00:00", "2020-07-01T00:00:00", "2020-10-01T00:00:00", "2021-01-01T00:00:00", "2021-04-01T00:00:00", "2021-07-01T00:00:00", "2021-10-01T00:00:00", "2022-01-01T00:00:00", "2022-04-01T00:00:00", "2022-07-01T00:00:00", "2022-10-01T00:00:00", "2023-01-01T00:00:00", "2023-04-01T00:00:00", "2023-07-01T00:00:00", "2023-10-01T00:00:00"], "xaxis": "x", "y": [6.181, 3.737, 2.254, 4.798, 12.25, 8.456, -1.744, 13.27, 5.425, 11.61, -0.791, 11.69, 8.13, 8.424, 9.323, 5.674, 7.83, 6.449, 5.809, 4.999], "yaxis": "y"}, {"hovertemplate": "Country=Colombia<br>TIME=%{x}<br>GDP Growth (%)=%{y}<extra></extra>", "legendgroup": "Colombia", "line": {"color": "#FECB52", "dash": "solid"}, "marker": {"symbol": "circle"}, "mode": "lines", "name": "Colombia", "orientation": "v", "showlegend": true, "type": "scatter", "x": ["2019-01-01T00:00:00", "2019-04-01T00:00:00", "2019-07-01T00:00:00", "2019-10-01T00:00:00", "2020-01-01T00:00:00", "2020-04-01T00:00:00", "2020-07-01T00:00:00", "2020-10-01T00:00:00", "2021-01-01T00:00:00", "2021-04-01T00:00:00", "2021-07-01T00:00:00", "2021-10-01T00:00:00", "2022-01-01T00:00:00", "2022-04-01T00:00:00", "2022-07-01T00:00:00", "2022-10-01T00:00:00", "2023-01-01T00:00:00", "2023-04-01T00:00:00", "2023-07-01T00:00:00", "2023-10-01T00:00:00"], "xaxis": "x", "y": [3.066, 5.145, 4.123, 7.272, -0.144, -11.15, 6.181, 10.7, 3.141, 8.725, 10.03, 13.99, 18.48, 11.43, 7.13, 6.272, 5.596, 5.711, 5.345, 4.53], "yaxis": "y"}], "layout": {"legend": {"title": {"text": "Country"}, "tracegroupgap": 0}, "title": {"text": "GDP Growth Progression"}, "xaxis": {"anchor": "y", "domain": [0, 1], "title": {"text": "TIME"}}, "yaxis": {"anchor": "x", "domain": [0, 1], "title": {"text": "GDP Growth (%)"}}}}
